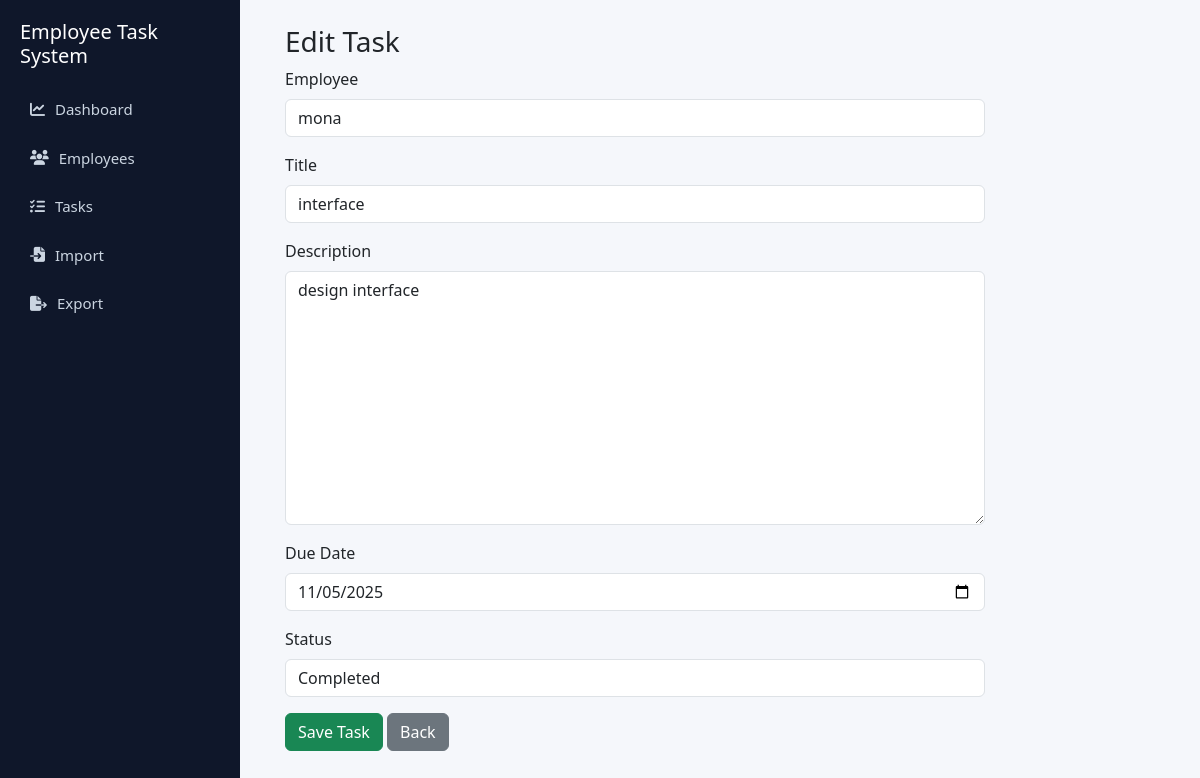
The app's page /tasks/edit/4/ with its own data.
### employees/models.py (models this page shows, shortened)
class Task(models.Model):
    STATUS_CHOICES = [
        ('Pending', 'Pending'),
        ('In Progress', 'In Progress'),
        ('Completed', 'Completed'),
    ]
    employee = models.ForeignKey(Employee, on_delete=models.CASCADE)
    title = models.CharField(max_length=200)
    description = models.TextField(null=True, blank=True)
    due_date = models.DateField(default=timezone.now)
    status = models.CharField(max_length=30, choices=STATUS_CHOICES, default='Pending')
    created_at = models.DateTimeField(auto_now_add=True)

### employees/views.py (the view)
# urls.py: path('tasks/edit/<int:pk>/', views.edit_task, name='edit_task'),
def edit_task(request, pk):
    task = get_object_or_404(Task, pk=pk)
    form = TaskForm(request.POST or None, instance=task)
    if request.method == "POST" and form.is_valid():
        form.save()
        messages.success(request, "Task updated ✅")
        return redirect('task_list')
    return render(request, 'employees/add_task.html', {'form': form})

### employees/forms.py
class TaskForm(forms.ModelForm):
    class Meta:
        model = Task
        fields = ['employee', 'title', 'description', 'due_date', 'status']
        widgets = {
            'employee': forms.Select(attrs={'class': 'form-control'}),
            'title': forms.TextInput(attrs={'class': 'form-control'}),
            'description': forms.Textarea(attrs={'class': 'form-control'}),
            'due_date': forms.DateInput(attrs={'class': 'form-control', 'type':'date'}),
            'status': forms.Select(attrs={'class': 'form-control'}),
        }

### employees/models.py (called while the page is built)
    def __str__(self):
        return self.name

### employees/templates/employees/add_task.html (shortened to what this page needs)
{% extends 'employees/base.html' %}
{% block content %}
<div class="card-box" style="max-width:700px;">
  <h3>{% if form.instance.pk %}Edit Task{% else %}Add Task{% endif %}</h3>
  <form method="post">
    <div class="mb-3">
      <label class="form-label">Employee</label>
      {{ form.employee }}
    </div>
    <div class="mb-3">
      <label class="form-label">Title</label>
      {{ form.title }}
    </div>
    <div class="mb-3">
      <label class="form-label">Description</label>
      {{ form.description }}
    </div>
    <div class="mb-3">
      <label class="form-label">Due Date</label>
      {{ form.due_date }}
    </div>
    <div class="mb-3">
      <label class="form-label">Status</label>
      {{ form.status }}
    </div>
    <button class="btn btn-success">Save Task</button>
    <a class="btn btn-secondary" href="{% url 'task_list' %}">Back</a>
  </form>
</div>
{% endblock %}

### employees/templates/employees/base.html (style rules this page uses)
body { background:#f5f7fb; overflow-x:hidden; }

### records on screen
Task: employee "mona", title "interface", description "design interface", due_date "11/05/2025", status "Completed"
